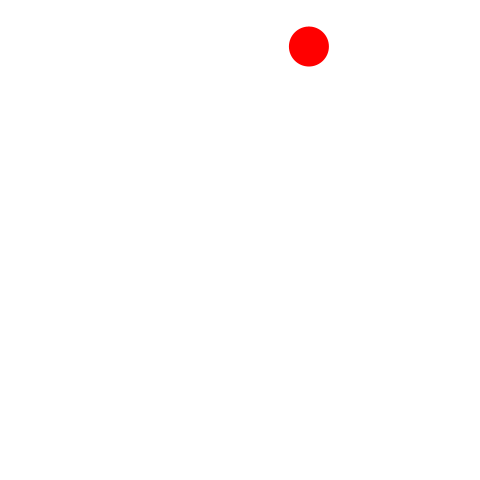
Frame 1 (no input)
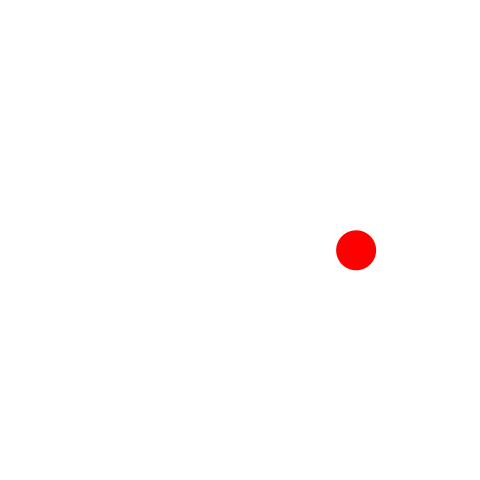
Frame 60 (the mouse pressed at the canvas centre just before this capture)
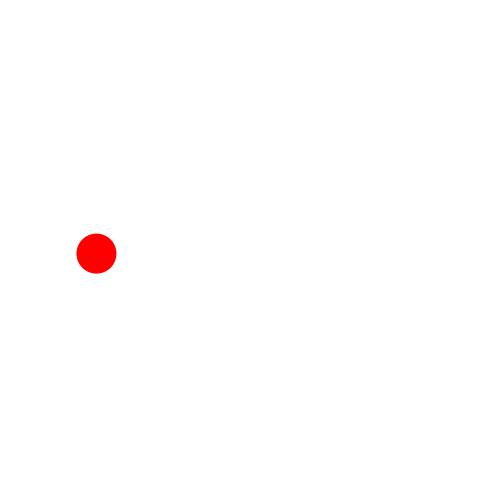
Frame 120 (the mouse held since frame 60 and released just before this capture)

The Processing sketch that drew these frames (run headless with seeded random() and noise(); from frame 60 on, the mouse is pressed at the canvas centre):

// Processing sketch: ballSplitter
// ── ballSplitter.pde
final float vx0min = -7;
final float vx0max = 5;
final float vy0min = 4;
final float vy0max = 15;
final float fps = 60;
final float hueMax = 360.0;
int ballCount;
int n = 200;
Ball[] balls = new Ball[n];

void setup() {
  frameRate(fps);
  size(480, 480);
  noStroke();
  colorMode(HSB, hueMax, 100, 100);
  fill(0, 0, 0);
  balls[0] = new Ball();
  ballCount = 1;
}

void draw() {
  background(0, 0, 100);
  if(ballCount > 200){
    ballCount = 200;
  }
  for(int i = 0; i < ballCount; i++){
    balls[i].move();
    balls[i].draw();
  }
}

class Ball{
  final float gravity = 9.8 / fps;
  final float elas = 0.98;
  float d = 40;
  float hue;
  float x;
  float y;
  float vx;
  float vy;
  boolean isMouseIn = false;
  
  Ball(float d, float x, float y,float vx, float vy){
    this.d = d;
    this.x = x;
    this.y = y;
    this.vx = vx;
    this.vy = vy;
    hue = (d * 9) % 360;
  }
  Ball(){
    x = random(d / 2, width - d / 2);
    y = random(d / 2, height / 5);
    vx = random(vx0min, vx0max);
    vy = random(vy0min, vy0max);
    hue = (d * 9) % 360;
  }
  
  void move(){
    x  += vx;
    vy += gravity;
    y  += vy;
    if (x < d / 2) {
      vx = - vx * elas;
      x = d / 2;
    } else if (x > width - d / 2) {
      vx = - vx  * elas;
      x = width - d / 2;
    }
    if (y > height - d / 2) {
      vy = - vy * elas;
      y = height - d / 2;
    } else if (y < d / 2) {
      vy = - vy * elas;
      y = d / 2;
    }
    float mx2 = (mouseX - x) * (mouseX - x);
    float my2 = (mouseY - y) * (mouseY - y);
    if(mx2 + my2 < d / 2 * d / 2){
      isMouseIn = true;
    }else{
      if(isMouseIn){
        if(ballCount < 200){
          d = d * 4 / 5;
          hue = (d * 9) % 360;
          balls[ballCount] = new Ball(d, x, y, -vx * 1.1, vy * 1.1);
          ballCount++;
        }
        isMouseIn = false;
      }
    }
  }
  void draw(){
    fill(hue, 100, 100);
    ellipse(x, y, d, d);
  }
}
